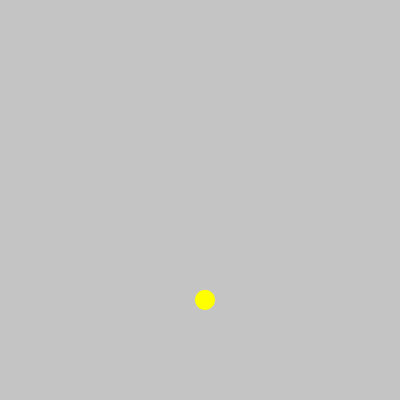
Frame 1 (no input)
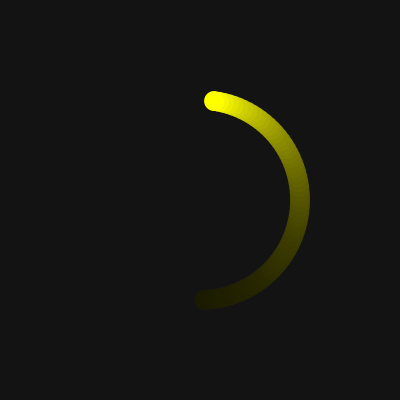
Frame 60 (the mouse pressed at the canvas centre just before this capture)
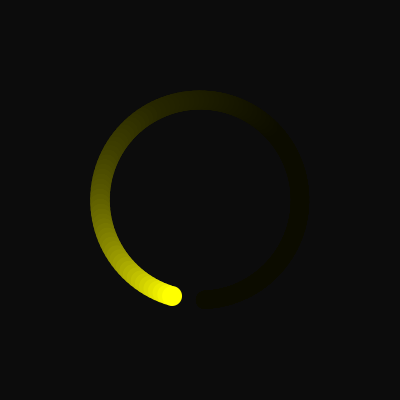
Frame 120 (the mouse held since frame 60 and released just before this capture)

The Processing sketch that drew these frames (run headless with seeded random() and noise(); from frame 60 on, the mouse is pressed at the canvas centre):

// Processing sketch: day4_SineAndKeyboardInputs
// ── day4_SineAndKeyboardInputs.pde


float x, y; // the position of our circle
float radius; // the radius of our circle

float speed; //the speed of sine wave oscillation (aka Frequency)
float size; //the size of sine wave oscillation (aka Amplitude)

int r, g, b; //color values (these could be manipulated too)

//booleans that will be controlled by our key inputs:
boolean wave, circle, pulse, oscillate, spiral, swapXY;

void setup() {
  size(400, 400);
  noStroke();

  x = width/2;
  y = height/2;
  radius = 20;

  speed = 0.05;
  size = width/4;

  circle = true;
}

void draw() {
 
  fill(0, 10);
  rect(0, 0, width, height);

  if (circle == true) {
    x = width/2 + sin(frameCount*speed)*size;
    y = height/2 + cos(frameCount*speed)*size;
  }

  if (wave == true) {
    x =  frameCount % width;
    y = height/2 + sin(frameCount*speed)*size;
  }

  if (oscillate == true) {
    x = width/2 + sin(frameCount*speed)*size;
    y = height/2;
  }

  if (spiral == true) {
    size += 0.1;
    x = width/2 + sin(frameCount*speed)*size;
    y = height/2 + cos(frameCount*speed)*size;
  }

  if (pulse == true) {
    radius = abs(sin(frameCount*speed)*size);
  }

  if (swapXY == true) {
    float tempX = x;
    x=y;
    y=tempX;
  } 


  if (keyPressed) { //using keyPressed conditional instead of 
    // separate function, just to show different options.

    if (key == CODED) { //note that we need this extra "if CODED" conditional.

      if (keyCode == UP) {
        //increase the amplitude
        size++;
      } else if (keyCode == DOWN) {
        //decrease the amplitude
        size--;
      } else if (keyCode == RIGHT) {
        //increase the frequency
        speed*=1.05;
      } else if (keyCode == LEFT) {
        //decrease the frequency
        speed*=0.95;
      }
    }
  }

  //here's where we actually draw our shape --
  // Just a simple circle!
  r = 255;
  g = 255;
  b = 0;
  fill(r, g, b);
  ellipse(x, y, radius, radius);
}


void keyPressed() {
  if (key == 'c') {
    circle = true;
    wave = pulse = oscillate = spiral = false;
  }

  if (key == 'w') {
    wave = true;
    circle = pulse = oscillate = spiral = false;
  }

  if (key == 'p') {
    pulse = true;
    wave = circle = oscillate = spiral = false;
  }

  if (key == 'o') {
    oscillate = true; 
    wave = circle = pulse = spiral = false;
  }

  if (key == 's') {
    size = 0; //reset the size variable so we can
    //create a spiral out from center;
    spiral = true; 
    wave = circle = pulse = oscillate = false;
  }

  if (key == 'y') {
    //this conditional is more complex, because
    //if x and y are swapped one way we want to swap back
    if (swapXY == false) {
      swapXY = true;
    } else {
      swapXY = false;
    }
  }
}
